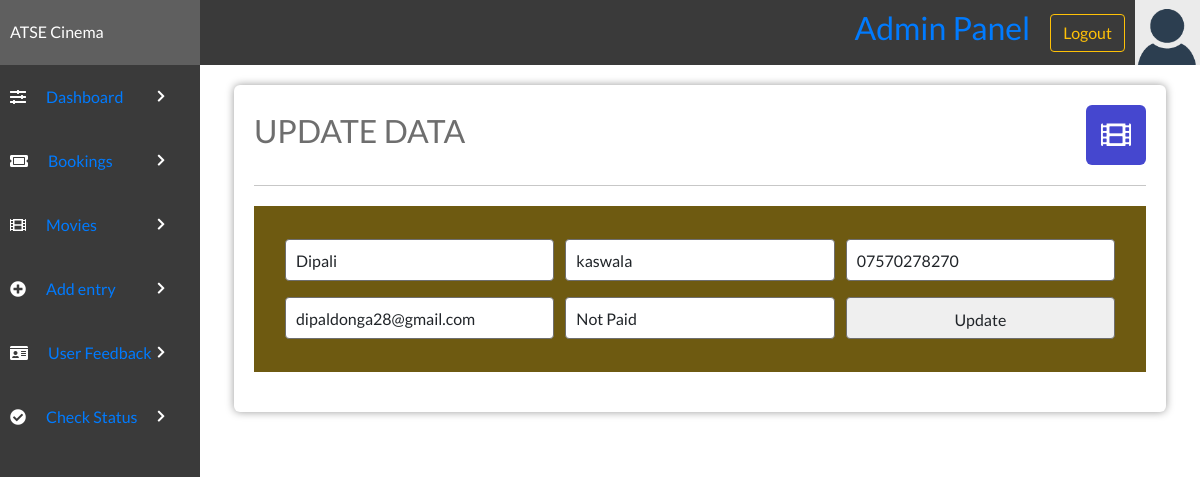
Page /admin/editBooking.php?id=72 on the committed database.
### tables this page shows
CREATE TABLE `bookingtable` (
  `bookingID` int(11) NOT NULL,
  `movieID` int(11) DEFAULT NULL,
  `bookingTheatre` varchar(100) NOT NULL,
  `bookingType` varchar(100) DEFAULT NULL,
  `bookingDate` varchar(50) NOT NULL,
  `bookingTime` varchar(50) NOT NULL,
  `bookingFName` varchar(100) NOT NULL,
  `bookingLName` varchar(100) DEFAULT NULL,
  `bookingPNumber` varchar(12) NOT NULL,
  `bookingEmail` varchar(255) NOT NULL,
  `amount` varchar(255) NOT NULL,
  `ORDERID` varchar(255) NOT NULL,
  `DATE-TIME` datetime NOT NULL DEFAULT current_timestamp()
);

### admin/editBooking.php (the view, shortened to what this page needs)
<!DOCTYPE html>
<html lang="en">
<head>
    <link rel="stylesheet" href="../style/styles.css">
    <link rel="stylesheet" href="https://use.fontawesome.com/releases/v5.7.2/css/all.css">
    <link rel="stylesheet" href="https://maxcdn.bootstrapcdn.com/bootstrap/4.0.0/css/bootstrap.min.css">
</head>
<body>
<?php
include "config.php";
$id = $_GET['id'];
$setting = "select * from bookingtable where bookingID='$id'";
$qry = mysqli_query($con, $setting);
$data = mysqli_fetch_array($qry);
?>
    <?php include('header.php'); ?>
    <div class="admin-container">
        <?php include('sidebar.php'); ?>
        <div class="admin-section admin-section2">
            <div class="admin-section-column">
                <div class="admin-section-panel admin-section-panel2">
                    <div class="admin-panel-section-header">
                        <h2>UPDATE DATA</h2>
                        <i class="fas fa-film" style="background-color: #4547cf"></i>
                    </div>
                    <div class="booking-form-container">
                        <form method="POST">
                            <input type="text" name="first" value="<?php echo $data['bookingFName'] ?>" placeholder="Enter First Name" Required>
                            <input type="text" name="last" value="<?php echo $data['bookingLName'] ?>" placeholder="Enter Last Name" Required>
                            <input type="text" name="number" value="<?php echo $data['bookingPNumber'] ?>" placeholder="Enter Last Name" Required>
                            <input type="text" name="email" value="<?php echo $data['bookingEmail'] ?>" placeholder="Enter Age" Required>
                            <input type="text" name="amount" value="<?php echo $data['amount'] ?>" placeholder="Enter Amount" Required>
                             <input type="submit" name="update" class="form-btn" value="Update">
                        </form>
                    </div>
                </div>
            </div>
        </div>
    </div>
</body>
</html>

### style/styles.css (style rules this page uses)
* { margin: 0; padding: 0; box-sizing: border-box; font-family: "Lato", sans-serif; text-decoration: none; color: unset; }
.booking-form-container { background-color: #6e5a11; width: 100%; padding: 25px; margin: 20px 0; }
.booking-form-container form { display: flex; justify-content: space-evenly; flex-wrap: wrap; align-items: center; }
.booking-form-container form input { border-radius: 4px; border: 1px solid #6e6e6e; padding: 10px; width: 31%; height: 42px; margin: 5px 0; }
.admin-container { display: grid; grid-template-columns: 1fr 5fr; }
.admin-section2 { display: flex; flex-wrap: wrap; padding: 0 4px; }
.admin-section-column { flex: 100%; max-width: 100%; padding: 0 30px; }
.admin-section-panel { width: 100%; vertical-align: middle; background-color: #fff; -webkit-border-radius: 6px; -moz-border-radius: 6px; border-radius: 6px; -webkit-box-shadow: 0px 0px 9px 0px rgba(0, 0, 0, 0.4); -moz-box-shadow: 0px 0px 9px 0px rgba(0, 0, 0, 0.4); box-shadow: 0px 0px 9px 0px rgba(0, 0, 0, 0.4); padding: 20px; margin: 20px 0; }
.admin-panel-section-header { display: flex; align-items: center; justify-content: flex-start; padding-bottom: 20px; border-bottom: #c7c7c7 1px solid; }
.admin-panel-section-header > h2 { color: #6e6e6e; }
.admin-panel-section-header > i { text-align: center; font-size: 30px; color: white; height: 60px; width: 60px; border-radius: 10%; line-height: 60px; transition: all 0.5s ease; margin-left: auto; cursor: pointer; }
.admin-section-panel2 form { display: flex; justify-content: space-evenly; flex-wrap: wrap; align-items: left; }
.admin-section-panel2 form input { border-radius: 4px; border: 1px solid #6e6e6e; padding: 10px; width: 32%; height: 42px; margin: 8px 5px; }

### rows in the picture
bookingtable: first "Dipali", last "kaswala", number "07570278270", email "dipaldonga28@gmail.com", amount "Not Paid"
